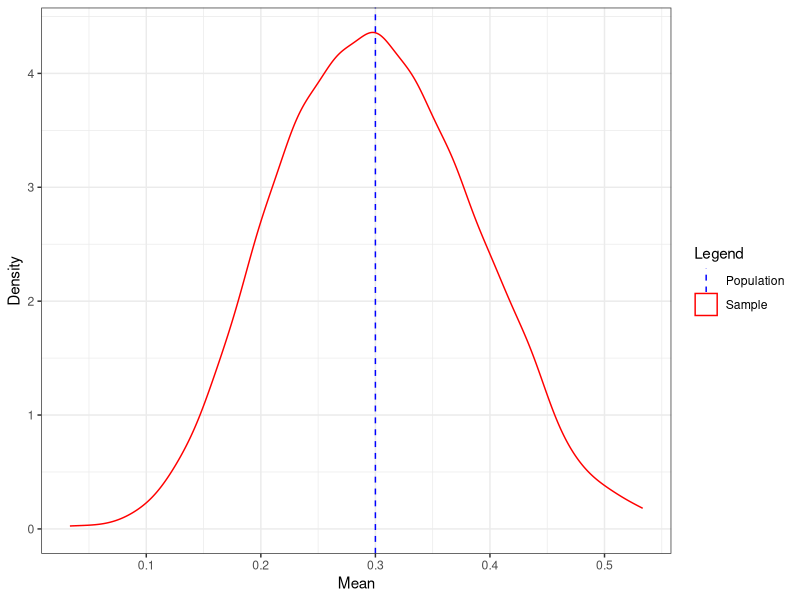
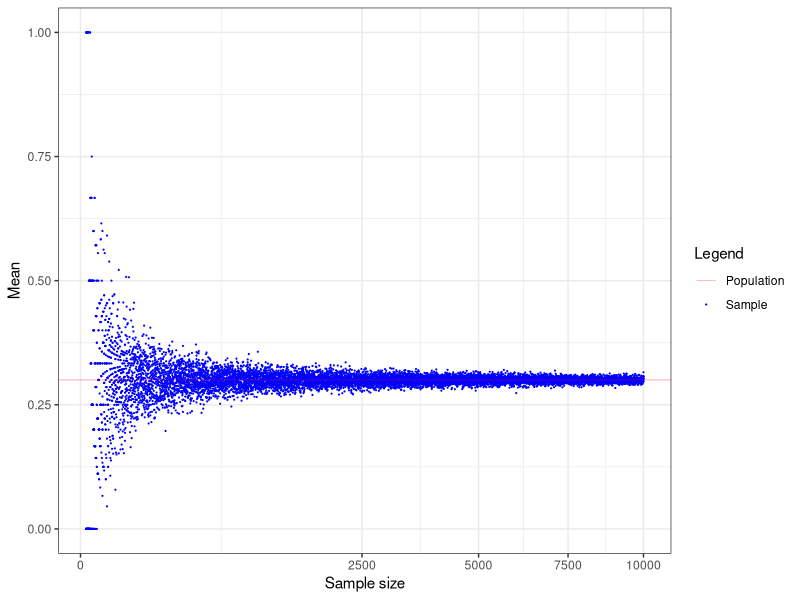
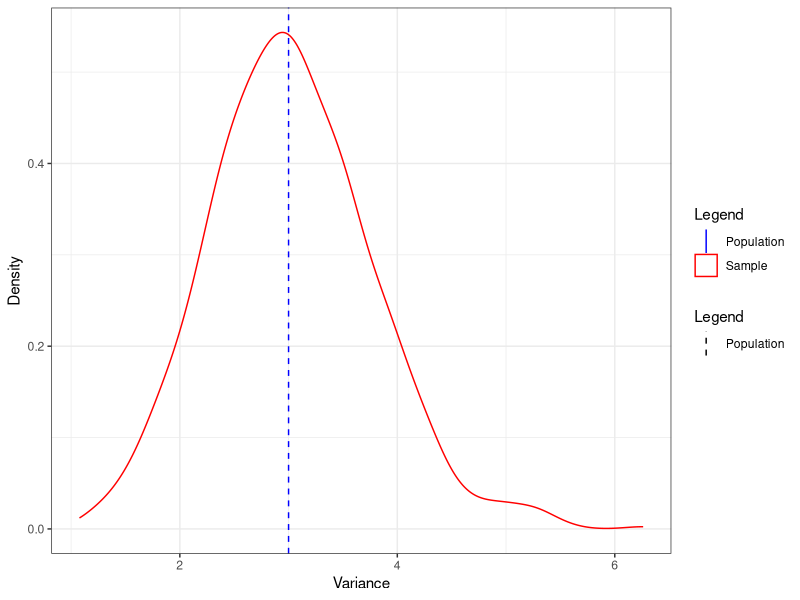
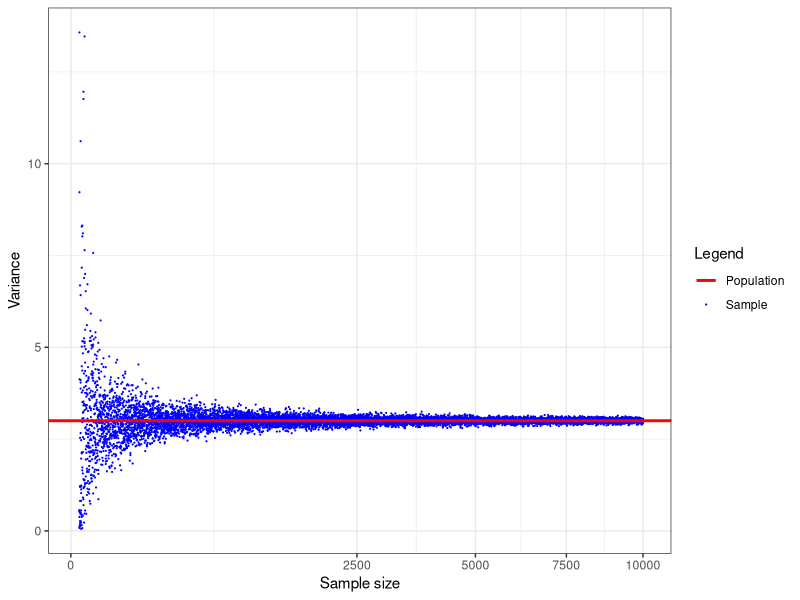
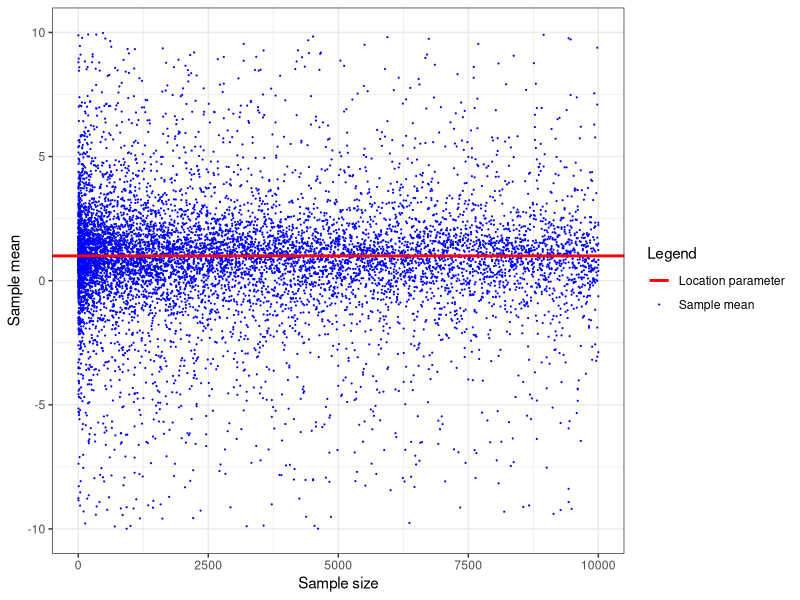

The R source for these figures, in order:
## ---- chunk 1
library(tidyverse)
## ---- chunk 2
set.seed(2)
num_trials <- 1000
sample_size <- 30
q <- 0.3

simulation_df <- data.frame(trial=seq(num_trials)) %>%
  mutate(simulation=map(.x=trial, .f=~rbinom(sample_size, 1, q))) %>%
  # simulate sequences of Bernoulli random variables
  mutate(sample_mean=map_dbl(.x=simulation, .f=mean))
  # compute the sample means

#simulation_df

ggplot() + labs(x="Mean", y="Density") + theme_bw() + 
  geom_density(data = simulation_df, aes(x=sample_mean, color="Sample", 
                                         linetype="Sample")) + 
  # kernel density plot of sample means
  geom_vline(aes(xintercept=q, color="Population",
                 linetype="Population")) + 
  # vertical line displaying population mean
  scale_color_manual(name="Legend", 
                     values=c("Sample"="red", "Population"="blue")) +
  scale_linetype_manual(name="Legend",
                        values=c("Sample"="solid", "Population"="dashed"))

## ---- chunk 3
set.seed(3)
num_trials_per_sample_size <- 10
max_sample_size <- 10000
q <- 0.3

sim_by_n_df <- crossing(trial=seq(num_trials_per_sample_size),
                        sample_size=seq(to=sqrt(max_sample_size), by=0.1)**2) %>%
  # create data frame of all pairs of sample_size and trial
  mutate(simulation=pmap(.l=list(trial, sample_size), .f=~rbinom(.y, 1, q))) %>%
  # simulate sequences of Bernoulli random variables
  mutate(sample_mean=map_dbl(.x=simulation, .f=mean))
  # compute the sample means

# sim_by_n_df

ggplot() + labs(x="Sample size", y="Mean") + theme_bw() +
  geom_point(data=sim_by_n_df,
             aes(x=sample_size, y=sample_mean, color="Sample",
                 linetype="Sample"), size=0.1) +
  # Scatter plot of sample means
  geom_hline(aes(yintercept=q, color="Population", 
                 linetype="Population"), size=0.1) +
  # horizontal line displaying population mean
  scale_color_manual(name="Legend",
                     values=c("Sample"="blue", "Population"="red")) +
  scale_linetype_manual(name="Legend",
                        values=c("Sample"="dashed", "Population"="solid")) +
  scale_x_sqrt()

## ---- chunk 4
set.seed(0)
num_trials <- 1000
sample_size <- 30
mu <- 1
sigma_sqr <- 3

simulation_df <- data.frame(trial=seq(num_trials)) %>%
  mutate(simulation=map(.x=trial,
                        .f=~rnorm(sample_size, mean=mu, sd=sqrt(sigma_sqr)))) %>%
  # simulate sequences of Gaussian random variables
  mutate(sample_var=map_dbl(.x=simulation, .f=var))


  ggplot() + labs(x="Variance", y="Density") + theme_bw() +
    geom_density(data=simulation_df,
                 aes(x=sample_var, color="Sample")) +
    #kernel density plot of sample variances
    geom_vline(aes(xintercept=sigma_sqr, color="Population",
                   linetype="Population")) +
    #vertical line displaying population mean
    
    scale_color_manual(name = "Legend",
                       values = c("Sample"="red", "Population"="blue")) +
    scale_linetype_manual(name = "Legend",
                          values = c("Sample"="solid", "Population"="dashed"))
## ---- chunk 5
set.seed(0)
num_trials_per_sample_size <- 10
max_sample_size <- 10000
mu <- 1
sigma_sqr <- 3

sim_by_n_df <- crossing(trial=seq(num_trials_per_sample_size),
                        sample_size=seq(to=sqrt(max_sample_size), by=0.1)**2) %>%
  # create data frame of all pairs of sample_size and trial
  mutate(simulation=pmap(.l=list(trial, sample_size),
                         .f=~rnorm(.y, mean=mu, sd=sqrt(sigma_sqr)))) %>%
  #simulate sequences of Gaussian random variables
  mutate(sample_var=map_dbl(.x=simulation, .f=var))
  # compute the sample variance

ggplot() + labs(x="Sample size", y="Variance") + theme_bw() +
  geom_point(data=sim_by_n_df,
             aes(x=sample_size, y=sample_var, color="Sample",
                 linetype="Sample"), size=0.1) +
  # scatter plot of sample variance
  geom_hline(aes(yintercept=sigma_sqr, color="Population",
                 linetype="Population"), size=1) +
  # horizontal line displaying population variance
  scale_color_manual(name = "Legend",
                     values = c("Sample"="blue", "Population"="red")) +
  scale_linetype_manual(name = "Legend",
                        values = c("Sample"= "dashed", "Population"="solid")) +
  scale_x_sqrt()
## ---- chunk 6
set.seed(0)
num_trials_per_sample_size <- 10
max_sample_size <- 10000
theta <- 1

sim_by_n_df <- crossing(trial=seq(num_trials_per_sample_size),
                        sample_size=seq(to=sqrt(max_sample_size), by=0.1)**2) %>%
  # create data frame of all pairs of sample_size and trial
  mutate(simulation=pmap(.l=list(trial, sample_size), .f=~rcauchy(.y, location=theta))) %>%
  # simulate sequences of Cauchy random variables
  mutate(sample_mean=map_dbl(.x=simulation, .f=mean))
  # compute the sample means

sim_by_n_df %>%
  head(3)

ggplot() + labs(x="Sample size", y="Sample mean") + theme_bw() +
  geom_point(data=sim_by_n_df,
             aes(x=sample_size, y=sample_mean, color="Sample mean",
                 linetype="Sample mean"), size=0.1) +
  geom_hline(aes(yintercept=theta, color="Location parameter",
             linetype="Location parameter"), size=1) +
  scale_color_manual(name = "Legend",
                     values = c("Sample mean"="blue", "Location parameter"="red")) +
  scale_linetype_manual(name = "Legend",
                        values = c("Sample mean"="dashed", "Location parameter"="solid")) +
  xlim(c(0, 10000)) +
  ylim(c(-10, 10))
